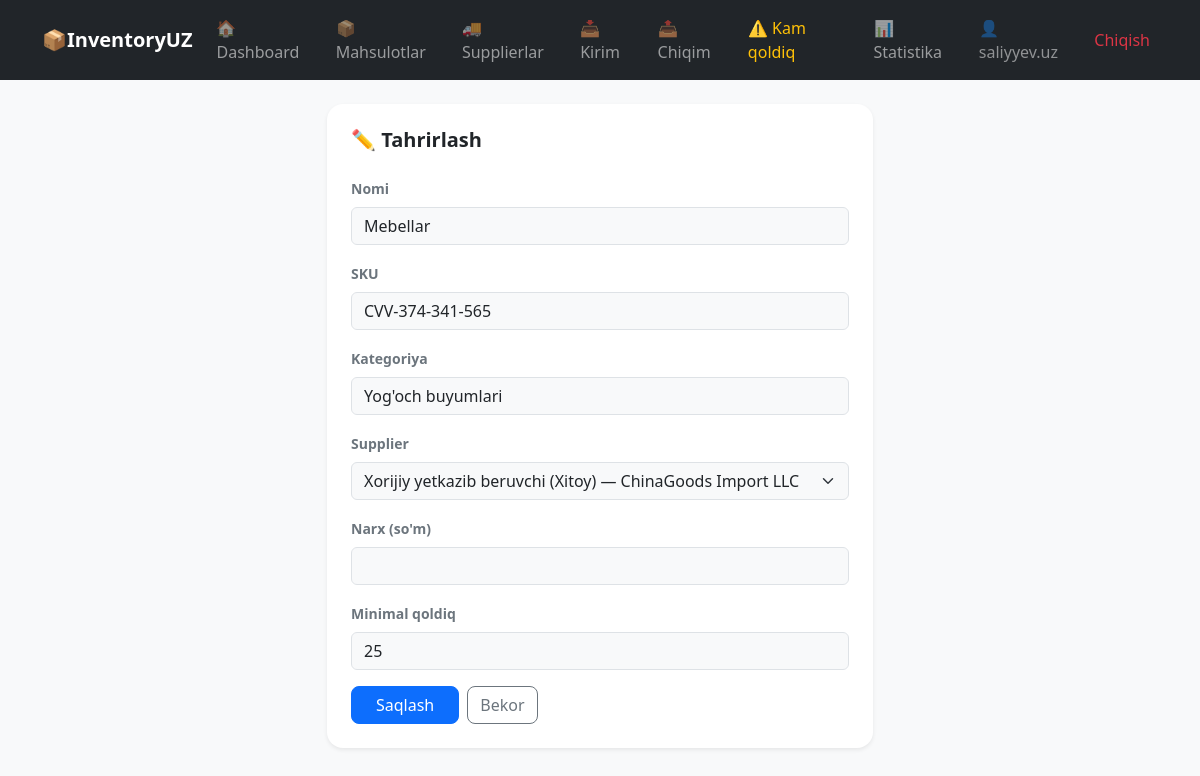
/products/edit/8/ (signed in), run on the app's committed database.
### accounts/models.py (models this page shows, shortened)
class CustomUser(AbstractUser):
    ROLE_CHOICES = (
    ('admin', 'Admin'),
    ('client','Client'),
    )
    role = models.CharField(max_length=10, choices=ROLE_CHOICES, default='client')

### products/models.py (models this page shows, shortened)
class Product(models.Model):
    name = models.CharField(max_length=200)
    sku = models.CharField(max_length=100, unique=True)
    category = models.CharField(max_length=100)
    supplier = models.ForeignKey(Supplier, on_delete=models.SET_NULL, null=True)
    stock = models.PositiveIntegerField(default=0)
    price = models.DecimalField(max_digits=10, decimal_places=2)
    min_stock = models.PositiveIntegerField(default=10)
    created_at = models.DateTimeField(auto_now_add=True)

### suppliers/models.py (models this page shows, shortened)
class Supplier(models.Model):
    name = models.CharField(max_length=255)
    phone = models.CharField(max_length=255)
    company = models.CharField(max_length=255)
    address = models.TextField(blank=True)
    created_at = models.DateTimeField(auto_now_add=True)

### products/views.py (the view, shortened to what this page needs)
# urls.py: path('edit/<int:pk>/', views.product_edit, name='product_edit'),
@login_required(login_url='login')
def product_edit(request, pk):
    if request.user.role != 'admin':
        return redirect('dashboard')
    product = get_object_or_404(Product, pk=pk)
    suppliers = Supplier.objects.all()
    return render(request, 'products/form.html', {'suppliers': suppliers, 'product': product})

### templates/products/form.html (shortened to what this page needs)
{% extends 'base.html' %}
{% block content %}
<div class="row justify-content-center">
    <div class="col-md-6">
        <div class="card border-0 shadow-sm rounded-4">
            <div class="card-body p-4">
                <h5 class="fw-bold mb-4">
                    {% if product %}✏️ Tahrirlash{% else %}📦 Yangi Mahsulot{% endif %}
                </h5>
                <form method="POST">
                    <div class="mb-3">
                        <label class="form-label fw-semibold small text-secondary">Nomi</label>
                        <input type="text" name="name" class="form-control bg-light" value="{{ product.name|default:'' }}" required>
                    </div>
                    <div class="mb-3">
                        <label class="form-label fw-semibold small text-secondary">SKU</label>
                        <input type="text" name="sku" class="form-control bg-light" value="{{ product.sku|default:'' }}" required>
                    </div>
                    <div class="mb-3">
                        <label class="form-label fw-semibold small text-secondary">Kategoriya</label>
                        <input type="text" name="category" class="form-control bg-light" value="{{ product.category|default:'' }}" required>
                    </div>
                    <div class="mb-3">
                        <label class="form-label fw-semibold small text-secondary">Supplier</label>
                        <select name="supplier" class="form-select bg-light">
                            {% for s in suppliers %}
                            <option value="{{ s.pk }}" {% if product.supplier_id == s.pk %}selected{% endif %}>
                                {{ s.name }} — {{ s.company }}
                            </option>
                            {% endfor %}
                        </select>
                    </div>
                    <div class="mb-3">
                        <label class="form-label fw-semibold small text-secondary">Narx (so'm)</label>
                        <input type="number" name="price" class="form-control bg-light" value="{{ product.price|default:'' }}" required>
                    </div>
                    <div class="mb-3">
                        <label class="form-label fw-semibold small text-secondary">Minimal qoldiq</label>
                        <input type="number" name="min_stock" class="form-control bg-light" value="{{ product.min_stock|default:'10' }}" required>
                    </div>
                    <div class="d-flex gap-2">
                        <button class="btn btn-primary rounded-3 px-4">Saqlash</button>
                        <a href="{% url 'product_list' %}" class="btn btn-outline-secondary rounded-3">Bekor</a>
                    </div>
                </form>
            </div>
        </div>
    </div>
</div>
{% endblock %}

### templates/base.html (shortened to what this page needs)
<!DOCTYPE html>
<html lang="uz">
<head>
    <link href="https://cdn.jsdelivr.net/npm/bootstrap@5.3.0/dist/css/bootstrap.min.css" rel="stylesheet">
</head>
<body class="bg-light">
{% if user.is_authenticated %}
<nav class="navbar navbar-expand-lg navbar-dark bg-dark">
    <div class="container">
        <a class="navbar-brand fw-bold" href="/">📦InventoryUZ</a>
        <div class="collapse navbar-collapse" id="navbarNav">
            <ul class="navbar-nav ms-auto align-items-lg-center gap-lg-1">
                <li class="nav-item">
                    <a class="nav-link" href="{% url 'dashboard' %}">🏠Dashboard</a>
                </li>
                <li class="nav-item">
                    <a class="nav-link" href="{% url 'product_list' %}">📦Mahsulotlar</a>
                </li>
                <li class="nav-item">
                    <a class="nav-link" href="{% url 'supplier_list' %}">🚚Supplierlar</a>
                </li>
                <li class="nav-item">
                    <a class="nav-link" href="{% url 'stockin_list' %}">📥Kirim</a>
                </li>
                <li class="nav-item">
                    <a class="nav-link" href="{% url 'stockout_list' %}">📤Chiqim</a>
                </li>
                {% if user.role == 'admin' %}
                <li class="nav-item">
                    <a class="nav-link text-warning" href="{% url 'low_stock' %}">⚠️ Kam qoldiq</a>
                </li>
                <li class="nav-item">
                    <a class="nav-link" href="{% url 'stats' %}">📊Statistika</a>
                </li>
                {% endif %}
                <li class="nav-item">
                    <span class="nav-link text-white-50">👤{{ user.username }}</span>
                </li>
                <li class="nav-item">
                    <a class="nav-link text-danger" href="{% url 'logout' %}">Chiqish</a>
                </li>
            </ul>
        </div>
    </div>
</nav>
{% endif %}
<div class="container mt-4">
    {% block content %}{% endblock %}
</div>
</body>
</html>

### data on the page
CustomUser: username "saliyyev.uz"
Product: name "Mebellar", sku "CVV-374-341-565", category "Yog'och buyumlari", supplier "Xorijiy yetkazib beruvchi (Xitoy) — ChinaGoods Import LLC", min_stock "25"
